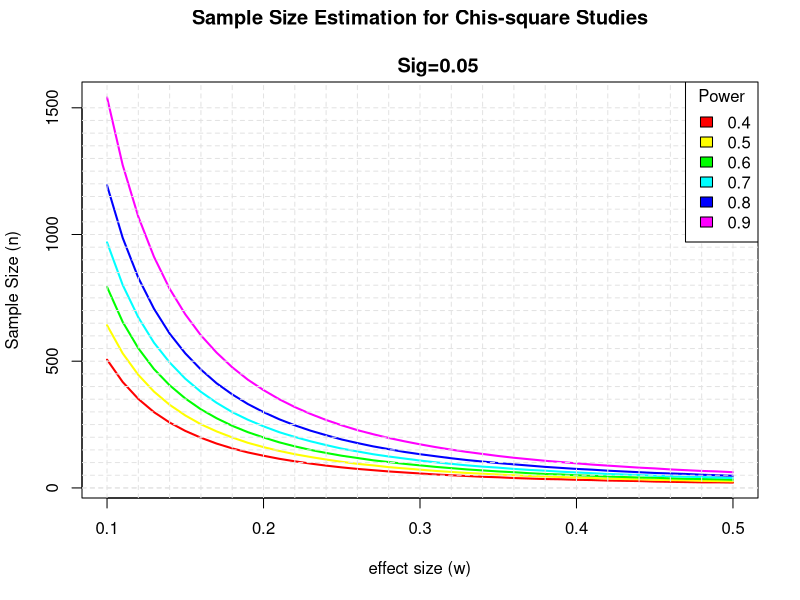

This figure's R source:
## ---- chunk 1
knitr::opts_chunk$set(echo = TRUE)
## ---- chunk 2
library(pwr)
## ---- chunk 3

## Yirgallem study, size:
size <- pwr.chisq.test(w=0.4,df=(3-1)*(3-1),N=NULL, sig.level=0.05, power=.8)

size

## Yirgallem study, power:
power <- pwr.chisq.test(w=0.4,df=(3-1)*(3-1),N=94, sig.level=0.05, power=NULL)

power


## ---- chunk 4

# range of effect size
w <- seq(.1,.5,.01)
nw <- length(w)

# power values
p <- seq(.4,.9,.1)
np <- length(p)

# obtain sample sizes
samsize <- array(numeric(nw*np), dim=c(nw,np))
for (i in 1:np){
  for (j in 1:nw){
     result <- pwr.chisq.test(w = w[j], df = (3-1)*(3-1), N = NULL, sig.level = .05, power = p[i])
    samsize[j,i] <- ceiling(result$N)
  }
}

# set up graph
xrange <- range(w)
yrange <- round(range(samsize))
colors <- rainbow(length(p))
plot(xrange, yrange, type="n",
     xlab="effect size (w)",
     ylab="Sample Size (n)" )

# add power curves
for (i in 1:np){
  lines(w, samsize[,i], type="l", lwd=2, col=colors[i])
}

# add annotation (grid lines, title, legend) 
abline(v=0, h=seq(0,yrange[2],50), lty=2, col="grey89")
abline(h=0, v=seq(xrange[1],xrange[2],.02), lty=2,
       col="grey89")
title("Sample Size Estimation for Chis-square Studies\n
      Sig=0.05")
legend("topright", title="Power", as.character(p),
       fill=colors)
